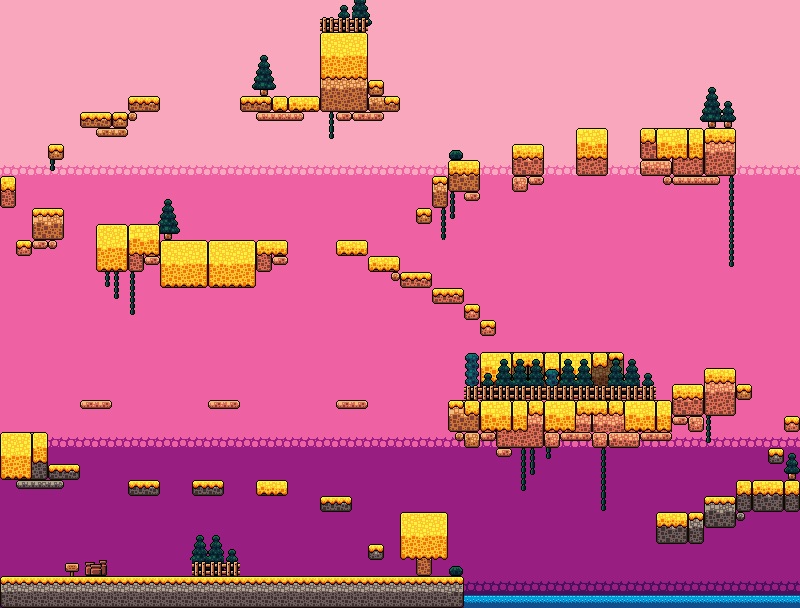

A level layout from a 2D game, rendered from its tile map. Below: a short description, then the map file with tile-grid data replaced by summaries:
An orthogonal 50x38 tile map with 16x16 px tiles, 5 tile layers (BackGround, Ground_z0_rock, Ground_z1_grass, Decors_z0, ...), 12 tilesets and 110 objects (pot, water).

<map version="1.10" tiledversion="1.10.2" orientation="orthogonal" renderorder="left-up" width="50" height="38" tilewidth="16" tileheight="16" infinite="0" nextlayerid="11" nextobjectid="141">
 <editorsettings>
  <export target="autumn_map.lua" format="lua" />
 </editorsettings>
 <tileset firstgid="1" source="sky.tsx" />
 <tileset firstgid="29" source="winter.tsx" />
 <tileset firstgid="309" source="ground.tsx" />
 <tileset firstgid="469" source="staticObjects.tsx" />
 <tileset firstgid="631" source="coin.tsx" />
 <tileset firstgid="643" source="spring.tsx" />
 <tileset firstgid="863" source="triggers.tsx" />
 <tileset firstgid="879" source="Mushroom_4.tsx" />
 <tileset firstgid="883" source="mob_bee.tsx" />
 <tileset firstgid="887" source="droplet.tsx" />
 <tileset firstgid="891" source="autumn.tsx" />
 <tileset firstgid="1111" source="nature.tsx" />
 <layer id="1" name="BackGround" width="50" height="38" locked="1">
  <data>[1900 cells, 1900 non-empty, 7 distinct tile ids]</data>
 </layer>
 <layer id="2" name="Ground_z0_rock" width="50" height="38" locked="1">
  <data>[1900 cells, 341 non-empty, 100 distinct tile ids]</data>
 </layer>
 <layer id="3" name="Ground_z1_grass" width="50" height="38" locked="1">
  <data>[1900 cells, 197 non-empty, 27 distinct tile ids]</data>
 </layer>
 <layer id="4" name="Decors_z0" width="50" height="38" locked="1">
  <data>[1900 cells, 109 non-empty, 22 distinct tile ids]</data>
 </layer>
 <layer id="5" name="Decors_z1" width="50" height="38" locked="1">
  <data>[1900 cells, 24 non-empty, 7 distinct tile ids]</data>
 </layer>
 <objectgroup color="#ff0000" id="6" name="ColliderShape" locked="1">
  <properties>
   <property name="isCollider" type="bool" value="true" />
  </properties>
  <object id="32" x="0" y="576" width="464" height="32">
   <properties>
    <property name="friction" type="float" value="0.8" />
    <property name="isGround" type="bool" value="true" />
   </properties>
  </object>
  <object id="33" x="448" y="400" width="224" height="48">
   <properties>
    <property name="friction" type="float" value="0.8" />
    <property name="isGround" type="bool" value="true" />
   </properties>
  </object>
  <object id="34" x="672" y="384" width="32" height="48">
   <properties>
    <property name="friction" type="float" value="0.8" />
    <property name="isGround" type="bool" value="true" />
   </properties>
  </object>
  <object id="35" x="704" y="368" width="32" height="48">
   <properties>
    <property name="friction" type="float" value="0.8" />
    <property name="isGround" type="bool" value="true" />
   </properties>
  </object>
  <object id="36" x="640" y="128" width="96" height="48">
   <properties>
    <property name="friction" type="float" value="0.8" />
    <property name="isGround" type="bool" value="true" />
   </properties>
  </object>
  <object id="37" x="576" y="128" width="32" height="48">
   <properties>
    <property name="friction" type="float" value="0.8" />
    <property name="isGround" type="bool" value="true" />
   </properties>
  </object>
  <object id="38" x="512" y="144" width="32" height="48">
   <properties>
    <property name="friction" type="float" value="0.8" />
    <property name="isGround" type="bool" value="true" />
   </properties>
  </object>
  <object id="39" x="448" y="160" width="32" height="32">
   <properties>
    <property name="friction" type="float" value="0.8" />
    <property name="isGround" type="bool" value="true" />
   </properties>
  </object>
  <object id="40" x="336" y="240" width="32" height="16">
   <properties>
    <property name="friction" type="float" value="0.8" />
    <property name="isGround" type="bool" value="true" />
   </properties>
  </object>
  <object id="41" x="368" y="256" width="32" height="16">
   <properties>
    <property name="friction" type="float" value="0.8" />
    <property name="isGround" type="bool" value="true" />
   </properties>
  </object>
  <object id="42" x="400" y="272" width="32" height="16">
   <properties>
    <property name="friction" type="float" value="0.8" />
    <property name="isGround" type="bool" value="true" />
   </properties>
  </object>
  <object id="43" x="432" y="288" width="32" height="16">
   <properties>
    <property name="friction" type="float" value="0.8" />
    <property name="isGround" type="bool" value="true" />
   </properties>
  </object>
  <object id="44" x="464" y="304" width="16" height="16">
   <properties>
    <property name="friction" type="float" value="0.8" />
    <property name="isGround" type="bool" value="true" />
   </properties>
  </object>
  <object id="45" x="320" y="32" width="48" height="80">
   <properties>
    <property name="friction" type="float" value="0.8" />
    <property name="isGround" type="bool" value="true" />
   </properties>
  </object>
  <object id="46" x="240" y="96" width="80" height="16">
   <properties>
    <property name="friction" type="float" value="0.8" />
    <property name="isGround" type="bool" value="true" />
   </properties>
  </object>
  <object id="47" x="320" y="496" width="32" height="16">
   <properties>
    <property name="friction" type="float" value="0.8" />
    <property name="isGround" type="bool" value="true" />
   </properties>
  </object>
  <object id="48" x="256" y="480" width="32" height="16">
   <properties>
    <property name="friction" type="float" value="0.8" />
    <property name="isGround" type="bool" value="true" />
   </properties>
  </object>
  <object id="49" x="192" y="480" width="32" height="16">
   <properties>
    <property name="friction" type="float" value="0.8" />
    <property name="isGround" type="bool" value="true" />
   </properties>
  </object>
  <object id="50" x="128" y="480" width="32" height="16">
   <properties>
    <property name="friction" type="float" value="0.8" />
    <property name="isGround" type="bool" value="true" />
   </properties>
  </object>
  <object id="51" x="48" y="464" width="32" height="16">
   <properties>
    <property name="friction" type="float" value="0.8" />
    <property name="isGround" type="bool" value="true" />
   </properties>
  </object>
  <object id="52" x="0" y="432" width="48" height="48">
   <properties>
    <property name="friction" type="float" value="0.8" />
    <property name="isGround" type="bool" value="true" />
   </properties>
  </object>
  <object id="53" x="656" y="512" width="48" height="32">
   <properties>
    <property name="friction" type="float" value="0.8" />
    <property name="isGround" type="bool" value="true" />
   </properties>
  </object>
  <object id="54" x="704" y="496" width="32" height="32">
   <properties>
    <property name="friction" type="float" value="0.8" />
    <property name="isGround" type="bool" value="true" />
   </properties>
  </object>
  <object id="55" x="736" y="480" width="64" height="32">
   <properties>
    <property name="friction" type="float" value="0.8" />
    <property name="isGround" type="bool" value="true" />
   </properties>
  </object>
  <object id="56" x="80" y="400" width="32" height="9">
   <properties>
    <property name="friction" type="float" value="0.8" />
    <property name="isGround" type="bool" value="true" />
   </properties>
  </object>
  <object id="58" x="208" y="400" width="32" height="9">
   <properties>
    <property name="friction" type="float" value="0.8" />
    <property name="isGround" type="bool" value="true" />
   </properties>
  </object>
  </objectgroup>
 <objectgroup id="7" name="Items" locked="1">
  <!-- 39 objects omitted --></objectgroup>
 <objectgroup id="8" name="Mobs" locked="1">
  <!-- 8 objects omitted --></objectgroup>
 <objectgroup color="#009400" id="9" name="Triggers" locked="1">
  <!-- 16 objects omitted --></objectgroup>
 <objectgroup id="10" name="Events" locked="1">
  <!-- 1 objects omitted --></objectgroup>
</map>
<!-- 84 of 110 objects omitted -->
